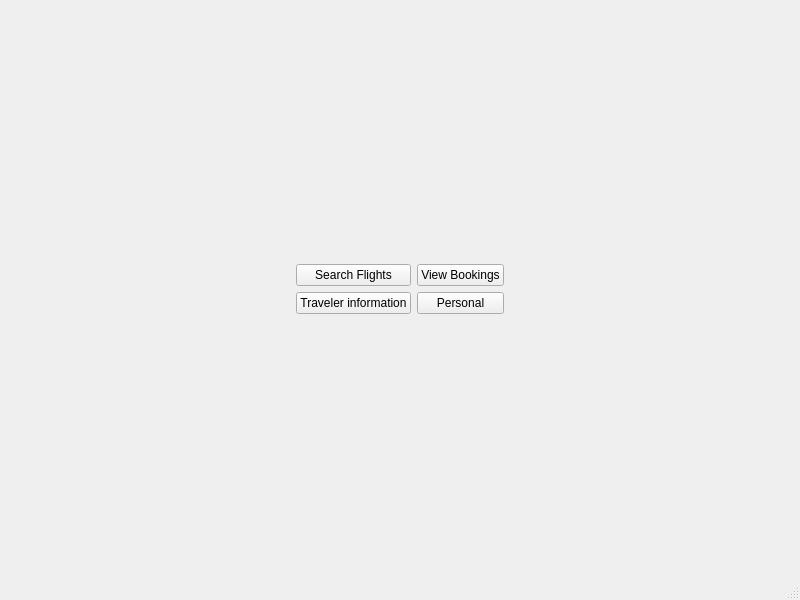
<?xml version="1.0" encoding="UTF-8"?>
<ui version="4.0">
 <class>UserWindow</class>
 <widget class="QMainWindow" name="UserWindow">
  <property name="geometry">
   <rect>
    <x>0</x>
    <y>0</y>
    <width>800</width>
    <height>600</height>
   </rect>
  </property>
  <property name="windowTitle">
   <string>User Window</string>
  </property>
  <widget class="QWidget" name="centralwidget">
   <layout class="QVBoxLayout" name="verticalLayout">
    <item>
     <layout class="QGridLayout" name="gridLayout">
      <item row="2" column="1">
       <spacer name="verticalSpacer">
        <property name="orientation">
         <enum>Qt::Vertical</enum>
        </property>
        <property name="sizeHint" stdset="0">
         <size>
          <width>20</width>
          <height>40</height>
         </size>
        </property>
       </spacer>
      </item>
      <item row="1" column="1">
       <layout class="QGridLayout" name="gridLayout_2">
        <item row="0" column="0">
         <widget class="QPushButton" name="searchBtn">
          <property name="text">
           <string>Search Flights</string>
          </property>
         </widget>
        </item>
        <item row="0" column="1">
         <widget class="QPushButton" name="viewBookingsBtn">
          <property name="text">
           <string>View Bookings</string>
          </property>
         </widget>
        </item>
        <item row="1" column="0">
         <widget class="QPushButton" name="pushButton_3">
          <property name="text">
           <string>Traveler information</string>
          </property>
         </widget>
        </item>
        <item row="1" column="1">
         <widget class="QPushButton" name="pushButton_4">
          <property name="text">
           <string>Personal</string>
          </property>
         </widget>
        </item>
       </layout>
      </item>
      <item row="0" column="1">
       <spacer name="verticalSpacer_2">
        <property name="orientation">
         <enum>Qt::Vertical</enum>
        </property>
        <property name="sizeHint" stdset="0">
         <size>
          <width>20</width>
          <height>40</height>
         </size>
        </property>
       </spacer>
      </item>
      <item row="1" column="2">
       <spacer name="horizontalSpacer">
        <property name="orientation">
         <enum>Qt::Horizontal</enum>
        </property>
        <property name="sizeHint" stdset="0">
         <size>
          <width>40</width>
          <height>20</height>
         </size>
        </property>
       </spacer>
      </item>
      <item row="1" column="0">
       <spacer name="horizontalSpacer_2">
        <property name="orientation">
         <enum>Qt::Horizontal</enum>
        </property>
        <property name="sizeHint" stdset="0">
         <size>
          <width>40</width>
          <height>20</height>
         </size>
        </property>
       </spacer>
      </item>
     </layout>
    </item>
   </layout>
  </widget>
  <widget class="QMenuBar" name="menubar">
   <property name="geometry">
    <rect>
     <x>0</x>
     <y>0</y>
     <width>800</width>
     <height>22</height>
    </rect>
   </property>
  </widget>
  <widget class="QStatusBar" name="statusbar"/>
 </widget>
 <resources/>
 <connections/>
</ui>
